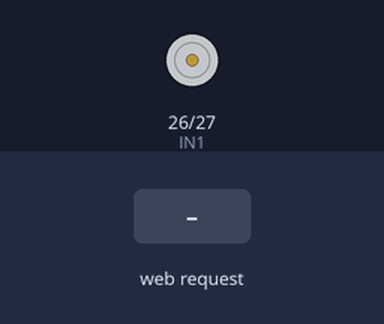
Recording of a sketch running on a simulated ESP32. Parts: motor-driver pin pairs drawn as motors (green arrow = first pin HIGH = forward, orange = second pin HIGH = backward, longer = more drive, scaled by the enable pin). The test bench sets the inputs (shaded band). What the sketch prints to the serial monitor is not drawn.

Above: at 1.2 s.
1.3 s: HTTP request GET /forward received
At 2.1 s:
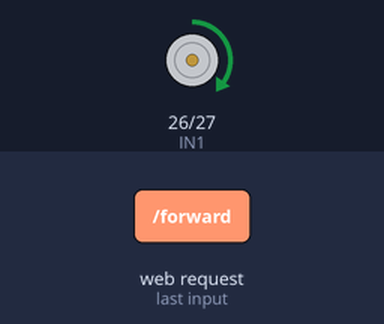
2.8 s: HTTP request GET /reverse received
At 3.3 s:
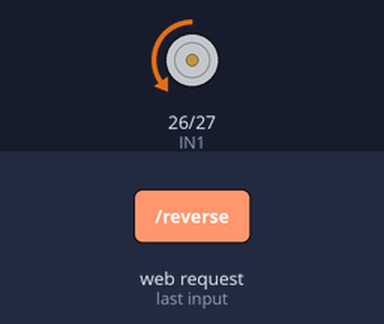
4.3 s: HTTP request GET /forward?value=1 received
At 5.5 s:
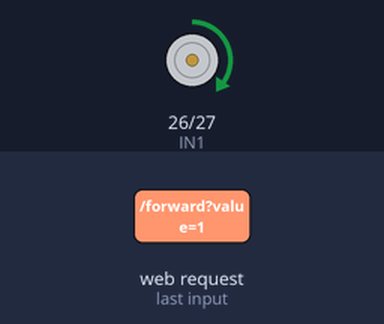
5.8 s: HTTP request GET /reverse?value=1 received
At 6.8 s:
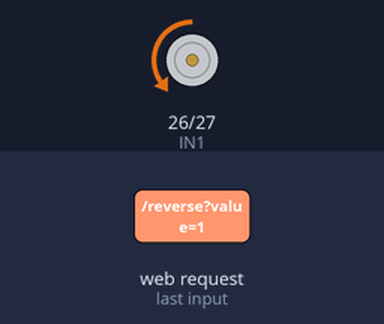
Timing chart, 0 to 8.3 s (numbered marks = the images above; inputs shaded):
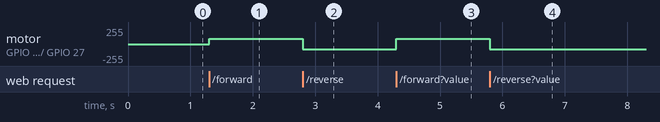

Measured:
- after the input at 1.3 s, motor on GPIO 26 (IN1) / GPIO 27 (IN2): stopped → forward 80/255 at once
- after the input at 2.8 s, motor on GPIO 26 (IN1) / GPIO 27 (IN2): forward 80/255 → backward 80/255 at once
- after the input at 4.3 s, motor on GPIO 26 (IN1) / GPIO 27 (IN2): backward 80/255 → forward 80/255 at once
- after the input at 5.8 s, motor on GPIO 26 (IN1) / GPIO 27 (IN2): forward 80/255 → backward 80/255 at once

The sketch:

ESP32_Single_Motor_WebServer.ino
```cpp
/*
  ESP32 DevKit V1 - Single Motor WebServer Test

  Documented configuration:
    ENA/PWM -> GPIO25
    IN1     -> GPIO26
    IN2     -> GPIO27

  AP:
    ESP32-MOTOR
    192.168.4.1

  The documented experiment capped PWM at 106/255.
*/

#include <WiFi.h>
#include <WebServer.h>

const char* SSID = "ESP32-MOTOR";
const char* PASSWORD = "12345678";

WebServer server(80);

const int ENA = 25;
const int IN1 = 26;
const int IN2 = 27;

const int PWM_CHANNEL = 0;
const int PWM_FREQUENCY = 1000;
const int PWM_RESOLUTION = 8;
const int PWM_LIMIT = 106;

int speedValue = 80;

void stopMotor() {
  digitalWrite(IN1, LOW);
  digitalWrite(IN2, LOW);
  ledcWrite(PWM_CHANNEL, 0);
}

void forwardMotor() {
  digitalWrite(IN1, HIGH);
  digitalWrite(IN2, LOW);
  ledcWrite(PWM_CHANNEL, speedValue);
}

void reverseMotor() {
  digitalWrite(IN1, LOW);
  digitalWrite(IN2, HIGH);
  ledcWrite(PWM_CHANNEL, speedValue);
}

String page() {
  String html = R"HTML(
<!DOCTYPE html>
<html>
<head>
<meta name="viewport" content="width=device-width,initial-scale=1">
<title>ESP32 Motor</title>
<style>
body { font-family:Arial; text-align:center; background:#111; color:white; }
button { width:110px; height:65px; margin:8px; font-size:24px; }
input { width:80%; }
</style>
</head>
<body>
<h1>ESP32 MOTOR</h1>

<input id="speed" type="range" min="0" max="106" value="80"
       oninput="setSpeed(this.value)">

<br><br>

<button onclick="cmd('forward')">▲</button><br>
<button onclick="cmd('reverse')">▼</button>
<button onclick="cmd('stop')">STOP</button>

<script>
function cmd(x) {
  fetch('/' + x).catch(()=>{});
}
function setSpeed(x) {
  fetch('/speed?value=' + x).catch(()=>{});
}
</script>
</body>
</html>
)HTML";

  return html;
}

void setup() {
  Serial.begin(115200);

  pinMode(IN1, OUTPUT);
  pinMode(IN2, OUTPUT);

  ledcSetup(PWM_CHANNEL, PWM_FREQUENCY, PWM_RESOLUTION);
  ledcAttachPin(ENA, PWM_CHANNEL);

  stopMotor();

  WiFi.mode(WIFI_AP);
  WiFi.softAP(SSID, PASSWORD);

  server.on("/", []() {
    server.send(200, "text/html", page());
  });

  server.on("/forward", []() {
    forwardMotor();
    server.send(200, "text/plain", "FORWARD");
  });

  server.on("/reverse", []() {
    reverseMotor();
    server.send(200, "text/plain", "REVERSE");
  });

  server.on("/stop", []() {
    stopMotor();
    server.send(200, "text/plain", "STOP");
  });

  server.on("/speed", []() {
    if (server.hasArg("value")) {
      speedValue = constrain(server.arg("value").toInt(), 0, PWM_LIMIT);
    }
    server.send(200, "text/plain", String(speedValue));
  });

  server.begin();

  Serial.println("ESP32 MOTOR AP started.");
  Serial.println(WiFi.softAPIP());
}

void loop() {
  server.handleClient();
}
```
